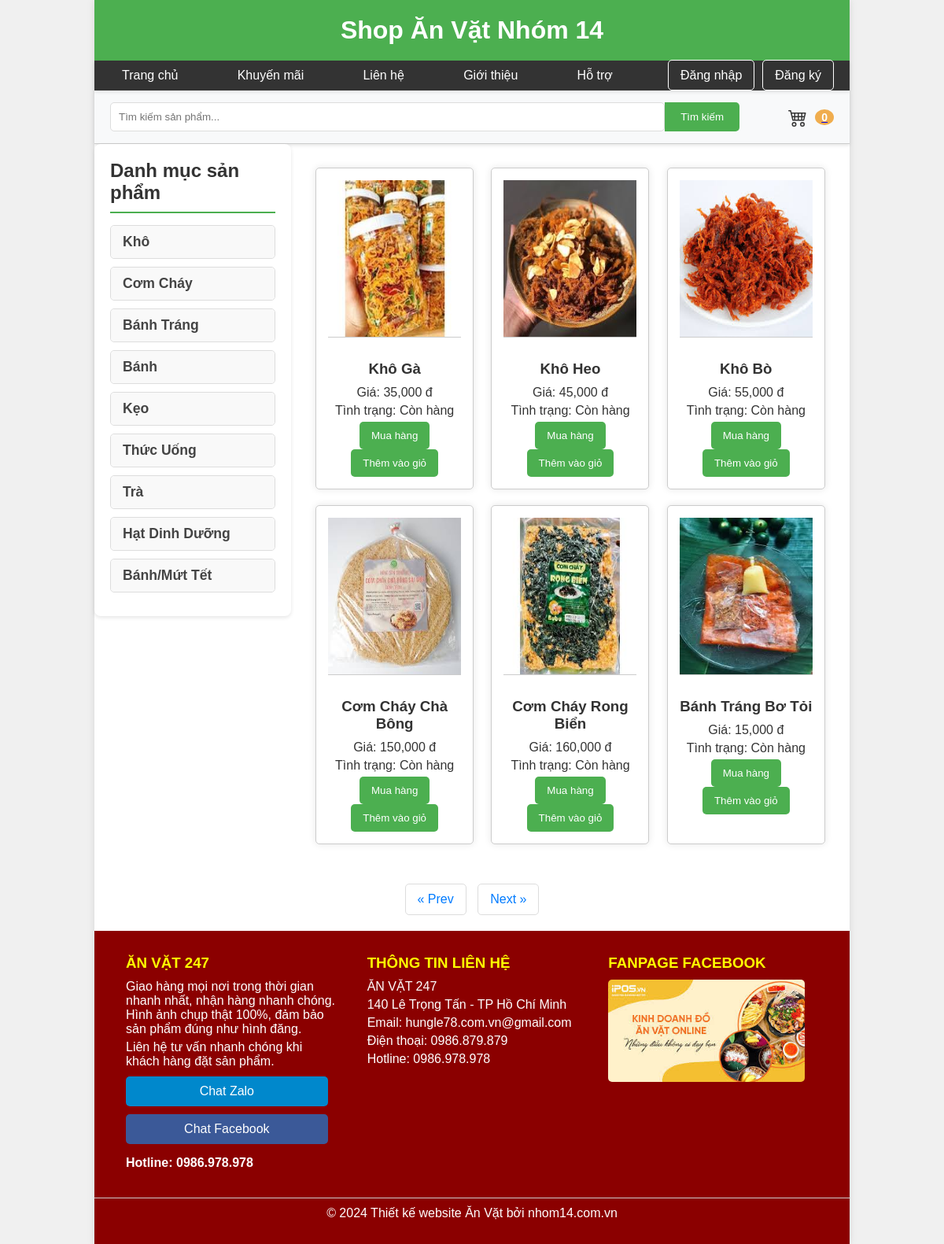
/DoAn_PHP/Testphp/index.php, run on the app's committed database.
### tables this page shows
CREATE TABLE `loaisanpham` (
  `maloaisp` int(11) NOT NULL,
  `tenloaisp` varchar(225) DEFAULT NULL
);

CREATE TABLE `sanpham` (
  `masp` int(11) NOT NULL,
  `tensp` varchar(225) DEFAULT NULL,
  `hinh` varchar(225) DEFAULT NULL,
  `trangthai` varchar(225) DEFAULT NULL,
  `mota` varchar(500) DEFAULT NULL,
  `soluong` int(11) DEFAULT NULL,
  `giaban` float DEFAULT NULL,
  `maloaisp` int(11) DEFAULT NULL
);

### DoAn_PHP/Testphp/db.php (called while the page is built)
<?php
$servername = "localhost";
$username = "root";
$password = "";
$dbname = "qldoan";
try {
    $pdo = new PDO("mysql:host=$servername;dbname=$dbname;charset=utf8", $username, $password);
    $pdo->setAttribute(PDO::ATTR_ERRMODE, PDO::ERRMODE_EXCEPTION);
} catch (PDOException $e) {
    die("Lỗi kết nối: " . $e->getMessage());
}
$sql = "SELECT * FROM sanpham";
$stmt = $pdo->query($sql);
$products = $stmt->fetchAll(PDO::FETCH_ASSOC);
$sql = "SELECT * FROM loaisanpham";
$stmt = $pdo->query($sql);
$categories = $stmt->fetchAll(PDO::FETCH_ASSOC);
?>

### DoAn_PHP/Testphp/index.php (the view, shortened to what this page needs)
<?php
include 'db.php';
$total_products_query = "SELECT COUNT(*) AS total FROM sanpham";
$total_products_result = $pdo->query($total_products_query);
$total_products_row = $total_products_result->fetch(PDO::FETCH_ASSOC);
$total_products = $total_products_row['total'];
$per_page = 6;
$total_pages = ceil($total_products / $per_page);
$current_page = isset($_GET['page']) ? (int)$_GET['page'] : 1;
$current_page = max(1, min($current_page, $total_pages));
$next_page = min($current_page + 1, $total_pages);
$offset = ($current_page - 1) * $per_page;
$query = "SELECT * FROM loaisanpham";
$result = $pdo->query($query);
$loaisanpham = $result->fetchAll(PDO::FETCH_ASSOC);
if (isset($_GET['maloaisp'])) {
    $maloaisp = $_GET['maloaisp'];
    $query = "SELECT * FROM sanpham WHERE maloaisp = :maloaisp LIMIT :per_page OFFSET :offset";
    $stmt = $pdo->prepare($query);
    $stmt->bindParam(':maloaisp', $maloaisp, PDO::PARAM_INT);
    $stmt->bindParam(':per_page', $per_page, PDO::PARAM_INT);
    $stmt->bindParam(':offset', $offset, PDO::PARAM_INT);
    $stmt->execute();
    $products = $stmt->fetchAll(PDO::FETCH_ASSOC);
} else {
    $query = "SELECT * FROM sanpham LIMIT :per_page OFFSET :offset";
    $stmt = $pdo->prepare($query);
    $stmt->bindParam(':per_page', $per_page, PDO::PARAM_INT);
    $stmt->bindParam(':offset', $offset, PDO::PARAM_INT);
    $stmt->execute();
    $products = $stmt->fetchAll(PDO::FETCH_ASSOC);
}
if (isset($_SESSION['loggedin']) && $_SESSION['loggedin'] === true) {
    $cart_link = '<a href="cart.php">';
} else {
    $cart_link = '<a href="javascript:void(0)" onclick="showLoginMessage()">';
}
?>
<!DOCTYPE html>
<html lang="en">
<head>
    <link href="https://cdnjs.cloudflare.com/ajax/libs/boxicons/2.1.0/css/boxicons.min.css" rel="stylesheet">
    <link rel="stylesheet" href="styles.css">
</head>
<body>
    <div class="container">
        <header>
            <h1>Shop Ăn Vặt Nhóm 14</h1>
        </header>
        <nav class="main-nav">
            <ul class="menu">
                <li><a href="index.php">Trang chủ</a></li>
                <li><a href="khuyenmai.php">Khuyến mãi</a></li>
                <li><a href="#">Liên hệ</a></li>
                <li><a href="introduce.php">Giới thiệu</a></li>
                <li><a href="#">Hỗ trợ</a></li>
                <li class="user-links">
                    <?php
                    if (isset($_SESSION['loggedin']) && $_SESSION['loggedin'] === true) {
                        if (isset($_SESSION['google_name'])) {
                            echo 'Welcome, ' . $_SESSION['google_name'] . '!';
                        } elseif (isset($_SESSION['tennd'])) {
                            echo 'Welcome, ' . $_SESSION['tennd'] . '!';
                        }
                        echo '<a href="logout.php">Đăng xuất</a>';
                        if ($_SESSION['quyen'] == '1') {
                            echo '<a href="admin.php">Quản lý</a>';
                        }
                    } else {
                        echo '<a href="login.php">Đăng nhập</a>';
                        echo '<a href="register.php">Đăng ký</a>';
                    }
                    ?>
                </li>
            </ul>
        </nav>
        <main>
            <div class="search-bar-container">
                <form method="GET" action="index.php" class="search-form">
                    <input type="text" id="search" name="search" placeholder="Tìm kiếm sản phẩm...">
                    <button type="submit" class="search-button">Tìm kiếm</button>
                </form>
                <div class="cart-container">
                    <button class="cart-button">
                        <?php echo $cart_link; ?>
                        <div class="cart-icon">
                            <span id="cart-count">
                                <?php echo isset($_SESSION['GioHang']) ? count($_SESSION['GioHang']) : '0'; ?>
                            </span>
                        </div>
                        </a>
                    </button>
                </div>
            </div>
            <div class="sidebar">
                <h3>Danh mục sản phẩm</h3>
                <ul>
                    <?php foreach ($loaisanpham as $loai) : ?>
                        <li class="category"><a href="index.php?maloaisp=<?php echo $loai['maloaisp']; ?>"><?php echo $loai['tenloaisp']; ?></a></li>
                    <?php endforeach; ?>
                </ul>
            </div>
            <?php if (!empty($products)) { ?>
                <div class="product-list">
                    <?php foreach ($products as $product) : ?>
                        <div class="product-item">
                            <div class="sanphamimg">
                                <?php
                                $image_path = 'Hinh/' . $product['hinh'];
                                if (file_exists($image_path)) {
                                    echo '<img src="' . $image_path . '" alt="' . ($product['tensp'] ?? 'Unknown Product') . '">';
                                } else {
                                    echo '<img src="Hinh/khoga.jpg" alt="Unknown Product">';
                                }
                                ?>
                            </div>
                            <h3><?= isset($product['tensp']) ? $product['tensp'] : 'Unknown Product' ?></h3>
                            <p>Giá: <?= isset($product['giaban']) ? number_format($product['giaban']) : '0' ?> đ</p>
                            <p>Tình trạng: <?= isset($product['trangthai']) ? $product['trangthai'] : 'Unknown' ?></p>
                            <button class="button">Mua hàng</button>
                            <button class="add-to-cart" id="add-to-cart-<?= $product['masp'] ?>" data-masp="<?= $product['masp'] ?>">Thêm vào giỏ</button>
                        </div>
                    <?php endforeach; ?>
                </div>
                <div class="pagination ">
                    <a href="?page=<?= max($current_page - 1, 1) ?>">&laquo; Prev</a>
                    <a href="?page=<?= $next_page ?>">Next &raquo;</a>
                </div>
            <?php } else { ?>
                <p>Không tìm thấy sản phẩm.</p>
            <?php } ?>
        </main>
        <footer>
            <div class="footer-container">
                <div class="footer-section">
                    <h3>ĂN VẶT 247</h3>
                    <p>Giao hàng mọi nơi trong thời gian nhanh nhất, nhận hàng nhanh chóng. Hình ảnh chụp thật 100%, đảm bảo sản phẩm đúng như hình đăng.</p>
                    <p>Liên hệ tư vấn nhanh chóng khi khách hàng đặt sản phẩm.</p>
                    <div class="contact-buttons">
                        <a href="zalo://chat" class="chat-button zalo">Chat Zalo</a>
                        <a href="https://www.facebook.com/profile.php?id=100039226352484" class="chat-button facebook">Chat Facebook</a>
                        <p class="hotline">Hotline: 0986.978.978</p>
                    </div>
                </div>
                <div class="footer-section">
                    <h3>THÔNG TIN LIÊN HỆ</h3>
                    <p>ĂN VẶT 247</p>
                    <p>140 Lê Trọng Tấn - TP Hồ Chí Minh</p>
                    <p>Email: hungle78.com.vn@gmail.com</p>
                    <p>Điện thoại: 0986.879.879</p>
                    <p>Hotline: 0986.978.978</p>
                </div>
                <div class="footer-section">
                    <h3>FANPAGE FACEBOOK</h3>
                    <div class="facebook-page">
                        <a href="https://www.facebook.com" target="_blank">
                            <img src="./Hinh/footer.jpg" alt="Facebook Page">
                        </a>
                    </div>
                </div>
            </div>
            <div class="footer-bottom">
                <p>&copy; 2024 Thiết kế website Ăn Vặt bởi nhom14.com.vn</p>
            </div>
        </footer>
    </div>
</body>
</html>

### data on the page
loaisanpham: tenloaisp "Khô"
loaisanpham: tenloaisp "Cơm Cháy"
loaisanpham: tenloaisp "Bánh Tráng"
loaisanpham: tenloaisp "Bánh"
loaisanpham: tenloaisp "Kẹo"
loaisanpham: tenloaisp "Thức Uống"
loaisanpham: tenloaisp "Trà"
loaisanpham: tenloaisp "Hạt Dinh Dưỡng"
loaisanpham: tenloaisp "Bánh/Mứt Tết"
sanpham: hinh (picture), tensp "Khô Gà", giaban "35,000", trangthai "Còn hàng"
sanpham: hinh (picture), tensp "Khô Heo", giaban "45,000", trangthai "Còn hàng"
sanpham: hinh (picture), tensp "Khô Bò", giaban "55,000", trangthai "Còn hàng"
sanpham: hinh (picture), tensp "Cơm Cháy Chà Bông", giaban "150,000", trangthai "Còn hàng"
sanpham: hinh (picture), tensp "Cơm Cháy Rong Biển", giaban "160,000", trangthai "Còn hàng"
sanpham: hinh (picture), tensp "Bánh Tráng Bơ Tỏi", giaban "15,000", trangthai "Còn hàng"
